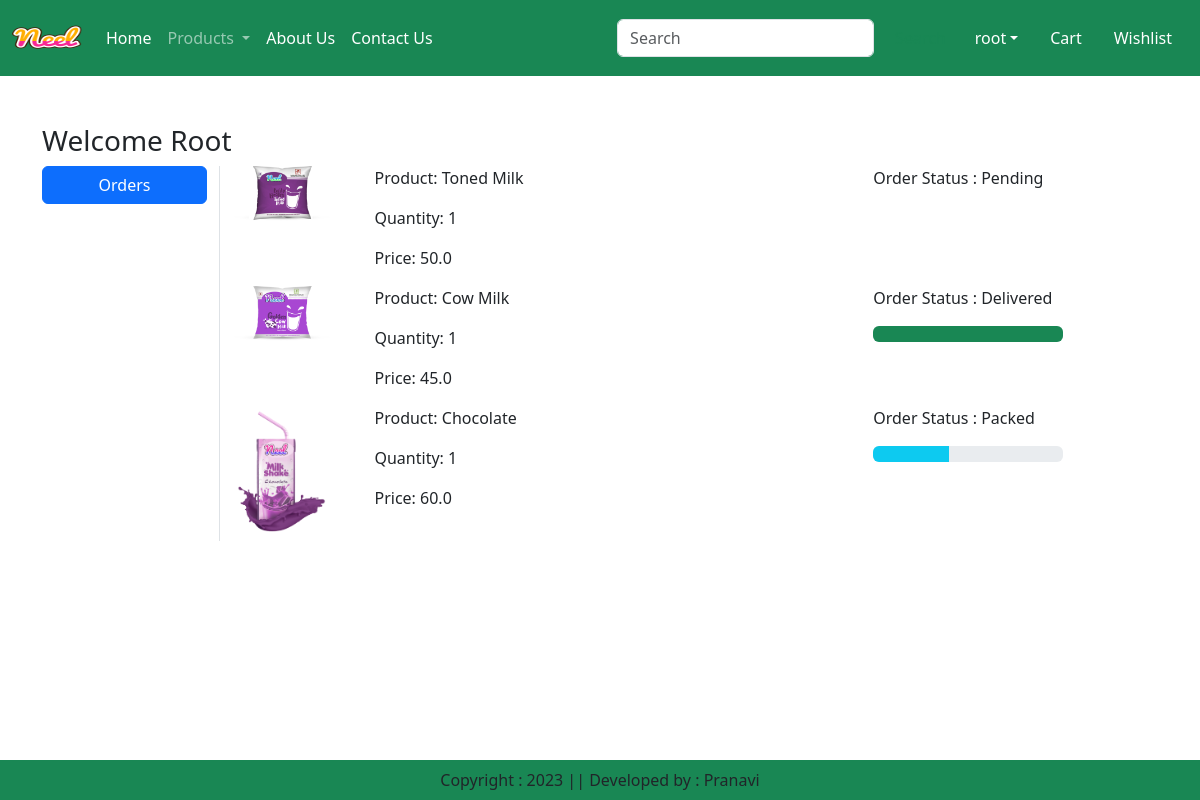
Screenshot of /orders/ (signed in) with the database file from the repository.
### app/models.py (models this page shows, shortened)
class OrderPlaced(models.Model):
    user = models.ForeignKey(User, on_delete=models.CASCADE)
    customer = models.ForeignKey(Customer, on_delete=models.CASCADE)
    product = models.ForeignKey(Product, on_delete=models.CASCADE)
    quantity = models.PositiveIntegerField(default=1)
    ordered_date= models.DateTimeField(auto_now_add=True)
    status = models.CharField(max_length=50, choices=STATUS_CHOICES, default='Pending')
    payment = models.ForeignKey(Payment, on_delete=models.CASCADE, default="")
    @property
    def total_cost(self):
        return self.quantity * self.product.discounted_price

class Product(models.Model):
    title = models.CharField(max_length=100)
    selling_price = models.FloatField()
    discounted_price = models.FloatField()
    description = models.TextField()
    composition = models.TextField(default='')
    prodapp = models.TextField(default='')
    category = models.CharField(choices=CATEGORY_CHOICES, max_length=2)
    product_image = models.ImageField(upload_to='product')

### app/views.py (the view)
# urls.py: path('orders/', views.orders, name='orders'),
def orders(request):
    order_placed=OrderPlaced.objects.filter(user=request.user)
    return render(request, 'app/orders.html', locals())

### app/templates/app/orders.html (shortened to what this page needs)
{% extends 'app/base.html' %}
{% load static %}
{% block main-content %}
<div class="container my-5">
    <div class="row">
        <h3>Welcome <span class="text-capitalize">{{request.user}}</span></h3>
        <div class="col-sm-2 border-end">
            <ul class="list-unstyled">
                <li class="d-grid"><a href="{% url 'orders' %}" class="btn btn-primary">Orders</a></li>
            </ul>
        </div>
        <div class="col-sm-9 offest-sm-1">
            {% for op in order_placed %}
            <div class="row">
                <div class="col-sm-2">
                    <img src="{{op.product.product_image.url}}" class="img-fluid" height="100" width="100"/>
                </div>
                <div class="col-sm-7">
                    <p>Product: {{op.product.title}}</p>
                    <p>Quantity: {{op.quantity}}</p>
                    <p>Price: {{op.total_cost}}</p>
                </div>
                <div class="col-sm-3">
                    <p> Order Status : {{op.status}}</p>
                    {% if op.status == 'Packed' %}
                    <div class="progress">
                        <div class="progress-bar bg-info" role="progressbar" style="width: 40%" aria-valuenow="40" aria-valuemin="0" aria-valuemax="100"></div>
                    </div>
                    {% endif %}
                    {% if op.status == 'Delivered' %}
                    <div class="progress">
                        <div class="progress-bar bg-success" role="progressbar" style="width: 100%" aria-valuenow="100" aria-valuemin="0" aria-valuemax="100"></div>
                    </div>
                    {% endif %}
                </div>
            </div>
            {% endfor %}
        </div>
    </div>
</div>
{% endblock main-content %}

### app/templates/app/base.html (shortened to what this page needs)
<!DOCTYPE html>
{% load static %}
<html lang="en">
<head>
    <link href="https://cdn.jsdelivr.net/npm/bootstrap@5.3.0-alpha3/dist/css/bootstrap.min.css" rel="stylesheet">
    <link rel ="stylesheet" href = "{% static 'app/css/owl.carousel.min.css' %}" />
    <link rel ="stylesheet" href = "{% static 'app/css/all.min.css' %}" />
    <link rel ="stylesheet" href = "{% static 'app/css/style.css' %}" />
</head>
<body>
    <nav class="navbar navbar-expand-lg navbar-dark bg-success">
        <div class="container-fluid">
          <a class="navbar-brand" href="#">
            <img src="{% static "app/images/neel.png" %}" width="70" height="50"/>
          </a>
          <div class="collapse navbar-collapse" id="navbarSupportedContent">
            <ul class="navbar-nav me-auto mb-2 mb-lg-0">
              {% if request.user.is_authenticated %}
              <li class="nav-item">
                <a class="nav-link active" aria-current="page" href="/">Home</a>
              </li>
              <li class="nav-item dropdown">
                <a class="nav-link dropdown-toggle" href="#" role="button" data-bs-toggle="dropdown" aria-expanded="false">
                  Products
                </a>
              </li>
              <li class="nav-item">
                <a class="nav-link text-white" href="{% url 'about' %}">About Us</a>
              </li>
              <li class="nav-item">
                <a class="nav-link text-white" href="{% url 'contact' %}">Contact Us</a>
              </li>
            </ul>
            <form class="d-flex" role="search">
              <input class="form-control me-2" type="search" placeholder="Search" aria-label="Search">
              <button class="btn btn-outline-success" type="submit">Search</button>
            </form>
          </div>
          <ul class="navbar-nav me-auto mb-2 mb-lg-0">
            <li class="nav-item dropdown mx-2">
                <a class="nav-link dropdown-toggle text-white" href="#" id="profileDropdown" role="button" data-bs-toggle="dropdown" aria-expanded="false">{{user}}</a>
            </li>
            <li class="nav-item mx-2">
                <a href="{% url 'showcart' %}" class="nav-link text-white"> Cart </a>
            </li>
            <li class="nav-item mx-2">
                <a href="#" class="nav-link text-white"> Wishlist </a>
            </li>
            {% endif %}
          </ul>
        </div>
      </nav>
      {% block main-content %}{% endblock main-content %}
      <footer class="container-fluid fixed-bottom bg-success text-center p-2 mt-5">
        Copyright : 2023 || Developed by : Pranavi
      </footer>
</body>
</html>

### rows the page displays
OrderPlaced: product.product_image (picture), product "Toned Milk", quantity "1", total_cost "50.0", status "Pending"
OrderPlaced: product.product_image (picture), product "Cow Milk", quantity "1", total_cost "45.0", status "Delivered"
OrderPlaced: product.product_image (picture), product "Chocolate", quantity "1", total_cost "60.0", status "Packed"

### other values shown
{{ user }} "root"
{{ request.user }} "Root"
